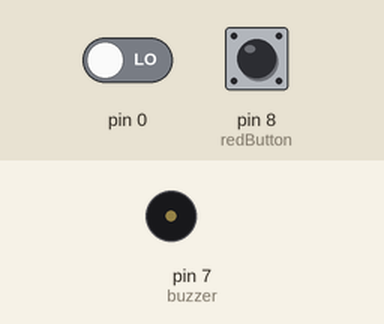
Bench run of a sketch on a simulated Arduino Uno, built with avr-gcc and run on an emulated ATmega328P. Shown: buzzer (waves = sounding). Inputs (shaded band) come from the test bench; at power-on: pin 0 LOW, pin 8 (redButton) HIGH.

Above: at 1.2 s.
1.3 s: pin 0 driven HIGH
4.3 s: pin 8 (redButton) pulled LOW for 3.2 s
At 8.5 s:
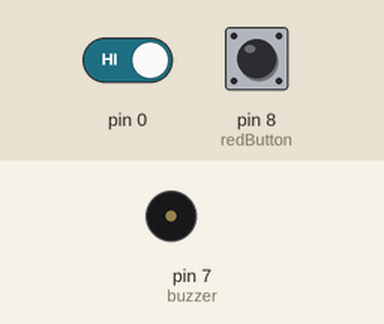
10.5 s: pin 8 (redButton) pulled LOW for 0.15 s
At 11.7 s:
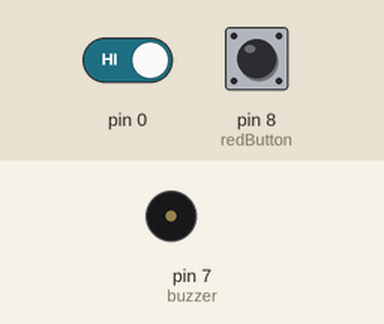
12.3 s: pin 8 (redButton) pulled LOW for 1 s
At 14.1 s:
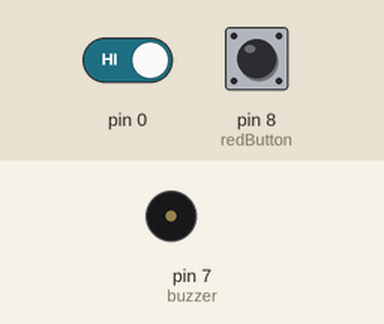
Timing chart, 0 to 15.6 s (numbered marks = the images above; inputs shaded):
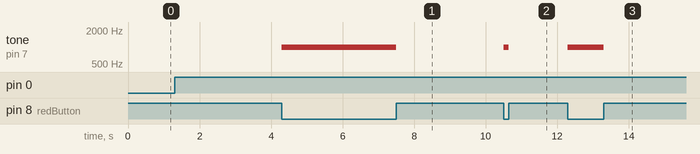

The sketch:

Clock.ino
```cpp
#define buzzer 7
#define redButton 8
#define greenButton 9
#define yellowButton 10
#define whiteButton 11

void setup() {
  pinMode(buzzer, OUTPUT);
  pinMode(redButton, INPUT_PULLUP);
  pinMode(greenButton, INPUT_PULLUP);
  pinMode(yellowButton, INPUT_PULLUP);
  pinMode(whiteButton, INPUT_PULLUP);

}

void loop() {
  if (digitalRead(redButton == 0)) {
    tone(buzzer, 1000);
  }
  if (digitalRead(redButton) == 1) {
    noTone(buzzer);
  }

}
```

Measured:
- after the input at 1.3 s, tone on pin 7 (buzzer): silent → 1000 Hz after 3.0 s
- after the input at 4.3 s, tone on pin 7 (buzzer): 1000 Hz → silent after 3.2 s instead of 0.00 s
- after the input at 10.5 s, tone on pin 7 (buzzer): 1000 Hz → silent after 0.15 s instead of 0.00 s
- after the input at 12.3 s, tone on pin 7 (buzzer): 1000 Hz → silent after 1.0 s instead of 0.01 s
